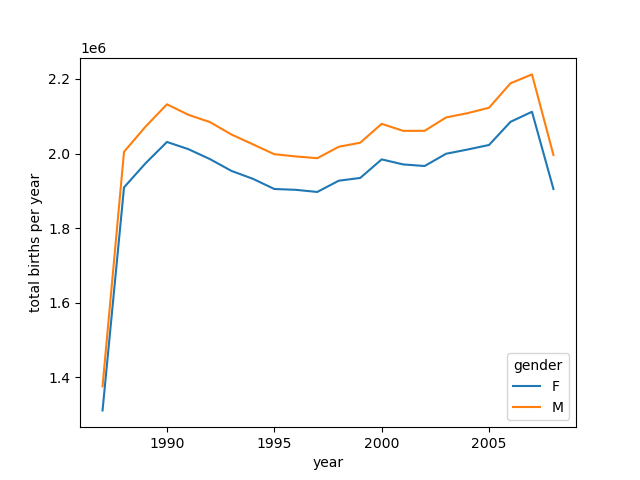

This chart was generated by the following Python code:
# coding: utf-8
birthes = pd.read_csv('birthrates.csv')
birthes
birthes.columns = ['year', 'month', 'day', 'gender', 'birth']
birthes['decade'] = 10 * (birthes['year'] // 10)
birthes.pivot_table('birth', index='decade', columns='gender', aggfunc='sum')
get_ipython().run_line_magic('matplotlib', 'inline')
import matplotlib.pyplot as plt
import pandas as pd
import numpy as np
birthes.pivot_table('birth', index='year', columns='gender', aggfunc='sum').plot()
plt.ylabel('total births per year');
